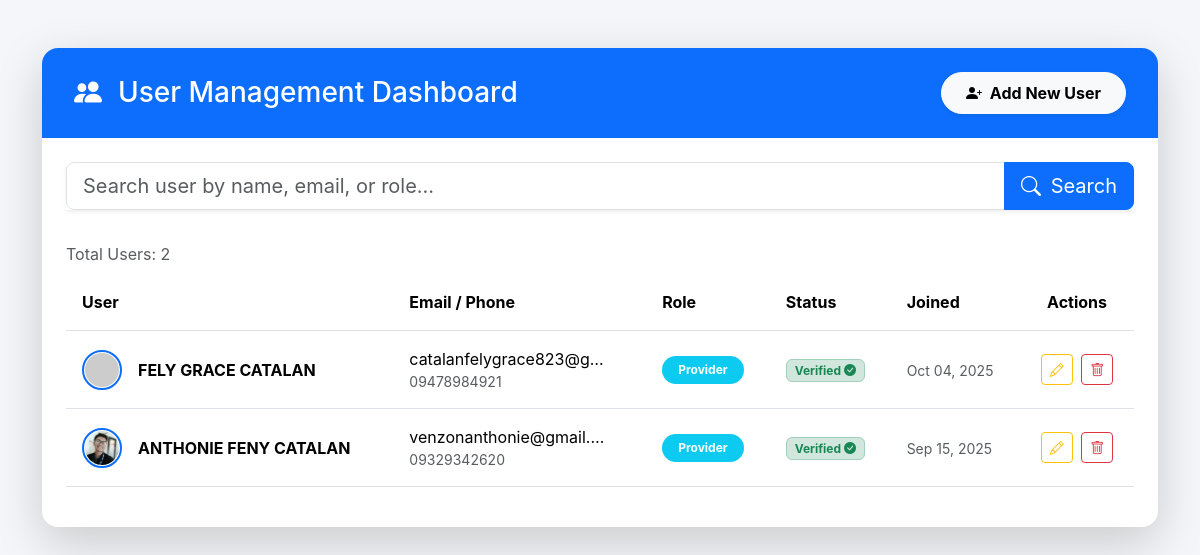
The page /content/user_management.php on the database its author committed.
### tables this page shows
CREATE TABLE `users` (
  `id` int(11) NOT NULL,
  `first_name` varchar(100) NOT NULL,
  `middle_name` varchar(100) DEFAULT NULL,
  `last_name` varchar(100) NOT NULL,
  `suffix` varchar(50) DEFAULT NULL,
  `gender` enum('Male','Female','Other') NOT NULL,
  `birthday` date NOT NULL,
  `phone_number` varchar(20) NOT NULL,
  `email` varchar(150) NOT NULL,
  `region` varchar(150) NOT NULL,
  `province` varchar(150) NOT NULL,
  `municipality` varchar(150) NOT NULL,
  `barangay` varchar(150) DEFAULT NULL,
  `purok` varchar(150) DEFAULT NULL,
  `role` enum('client','provider') NOT NULL,
  `password` varchar(255) NOT NULL,
  `verification_code` varchar(255) DEFAULT NULL,
  `confirmation_token` varchar(255) DEFAULT NULL,
  `token_expires_at` datetime DEFAULT NULL,
  `reset_token` varchar(255) DEFAULT NULL,
  `reset_token_expiry` datetime DEFAULT NULL,
  `verification_token` varchar(255) DEFAULT NULL,
  `is_verified` tinyint(1) DEFAULT 0,
  `created_at` timestamp NOT NULL DEFAULT current_timestamp(),
  `user_rules` int(11) NOT NULL,
  `profile_image` text NOT NULL
);

### content/user_management.php (the view, shortened to what this page needs)
<?php
require '../db.php';
$search = isset($_GET['search']) ? $_GET['search'] : '';
$query = "SELECT * FROM users WHERE CONCAT(first_name, ' ', last_name, ' ', email, ' ', role) LIKE ? ORDER BY created_at DESC";
$stmt = $conn->prepare($query);
$like = "%$search%";
$stmt->bind_param("s", $like);
$stmt->execute();
$result = $stmt->get_result();
?>
<!DOCTYPE html>
<html lang="en">
<head>
    <link href="https://cdn.jsdelivr.net/npm/bootstrap@5.3.3/dist/css/bootstrap.min.css" rel="stylesheet">
    <link href="https://cdn.jsdelivr.net/npm/bootstrap-icons@1.11.3/font/bootstrap-icons.css" rel="stylesheet">
</head>
<body>
<div class="container py-5">
    <div class="card shadow-lg"> <div class="card-header-custom d-flex justify-content-between align-items-center">
            <h3 class="mb-0"><i class="bi bi-people-fill me-3"></i>User Management Dashboard</h3>
            <button class="btn btn-light btn-rounded-pill fw-bold shadow-sm" data-bs-toggle="modal" data-bs-target="#addUserModal">
                <i class="bi bi-person-plus-fill me-1"></i> Add New User
            </button>
        </div>
        <div class="card-body p-4">
            <form method="GET" class="mb-4">
                <div class="input-group input-group-lg shadow-sm">
                    <input type="search" name="search" class="form-control" placeholder="Search user by name, email, or role..." value="<?= htmlspecialchars($search) ?>" aria-label="Search users">
                    <button class="btn btn-primary" type="submit"><i class="bi bi-search me-1"></i> Search</button>
                </div>
            </form>
            <div class="table-responsive">
                <table class="table align-middle table-hover caption-top">
                    <caption>Total Users: <?= $result->num_rows; ?></caption>
                    <thead>
                        <tr>
                            <th scope="col">User</th>
                            <th scope="col">Email / Phone</th>
                            <th scope="col">Role</th>
                            <th scope="col">Status</th>
                            <th scope="col" class="d-none d-md-table-cell">Joined</th>
                            <th scope="col" class="text-center">Actions</th>
                        </tr>
                    </thead>
                    <tbody>
                        <?php if ($result->num_rows > 0): ?>
                            <?php while ($row = $result->fetch_assoc()): ?>
                                <tr>
                                    <td data-label="User:">
                                        <div class="d-flex align-items-center">
                                            <img src="<?= !empty($row['profile_image']) ? 'uploads/profile_pictures/' . htmlspecialchars($row['profile_image']) : 'https://i.pravatar.cc/40?img=' . $row['id']; ?>" class="profile-img me-3" alt="Profile of <?= htmlspecialchars($row['first_name']); ?>">
                                            <div>
                                                <div class="fw-bold"><?= htmlspecialchars($row['first_name'] . ' ' . $row['last_name']); ?></div>
                                            </div>
                                        </div>
                                    </td>
                                    <td data-label="Contact:">
                                        <div class="d-none d-md-block text-truncate" style="max-width: 200px;"><?= htmlspecialchars($row['email']); ?></div>
                                        <div class="text-muted small"><?= htmlspecialchars($row['phone_number']); ?></div>
                                    </td>
                                    <td data-label="Role:">
                                        <?php
                                            $role_class = $row['role'] == 'provider' ? 'info' : ($row['role'] == 'admin' ? 'primary' : 'success');
                                        ?>
                                        <span class="badge bg-<?= $role_class; ?> rounded-pill px-3 py-2">
                                            <?= ucfirst(htmlspecialchars($row['role'])); ?>
                                        </span>
                                    </td>
                                    <td data-label="Status:">
                                        <?php if (isset($row['is_verified']) && $row['is_verified']): ?>
                                            <span class="badge bg-success-subtle text-success border border-success-subtle">Verified <i class="bi bi-check-circle-fill"></i></span>
                                        <?php else: ?>
                                            <span class="badge bg-secondary-subtle text-secondary border border-secondary-subtle">Pending <i class="bi bi-x-circle-fill"></i></span>
                                        <?php endif; ?>
                                    </td>
                                    <td data-label="Joined:" class="text-muted d-none d-md-table-cell">
                                        <small><?= date("M d, Y", strtotime($row['created_at'])); ?></small>
                                    </td>
                                    <td class="text-center" data-label="Actions:">
                                        <button title="Edit User" class="btn btn-sm btn-outline-warning me-1" data-bs-toggle="modal" data-bs-target="#editUserModal<?= $row['id']; ?>"><i class="bi bi-pencil"></i><span class="d-inline d-md-none ms-1">Edit</span></button>
                                        <button title="Delete User" class="btn btn-sm btn-outline-danger" data-bs-toggle="modal" data-bs-target="#deleteUserModal<?= $row['id']; ?>"><i class="bi bi-trash"></i><span class="d-inline d-md-none ms-1">Delete</span></button>
                                    </td>
                                </tr>
                            <?php endwhile; ?>
                        <?php else: ?>
                            <tr><td colspan="6" class="text-center text-muted py-4"><i class="bi bi-info-circle me-1"></i> No users found matching "<?= htmlspecialchars($search) ?>".</td></tr>
                        <?php endif; ?>
                    </tbody>
                </table>
            </div>
        </div>
    </div>
</div>
</body>
</html>

### content/user_management.php (style rules this page uses)
:root { --primary-color: #0d6efd; --secondary-color: #6c757d; --background-light: #f4f6f9; }
body { background-color: var(--background-light); font-family: 'Inter', sans-serif; }
.card { border-radius: 16px; border: none; overflow: hidden; box-shadow: 0 4px 12px rgba(0, 0, 0, 0.05); }
.card-header-custom { background-color: var(--primary-color); color: white; padding: 1.5rem 2rem; border-bottom: none; }
.table thead { background-color: var(--primary-color); color: white; font-weight: 600; }
.table > :not(caption) > * > * { padding: 1rem 1rem; }
.table tbody tr { transition: background-color 0.2s ease; }
.profile-img { width: 40px; height: 40px; border-radius: 50%; object-fit: cover; border: 2px solid var(--primary-color); padding: 1px; }
.btn-rounded-pill { border-radius: 50rem; padding: 0.5rem 1.5rem; font-weight: 500; }

### rows shown on the page
users: first_name+last_name "FELY GRACE CATALAN", email "catalanfelygrace823@g…", phone_number "09478984921", role "Provider", is_verified "Verified", created_at "Oct 04, 2025"
users: profile_image (picture), first_name+last_name "ANTHONIE FENY CATALAN", email "venzonanthonie@gmail.…", phone_number "09329342620", role "Provider", is_verified "Verified", created_at "Sep 15, 2025"

### other values the page prints
$result->num_rows "2"
